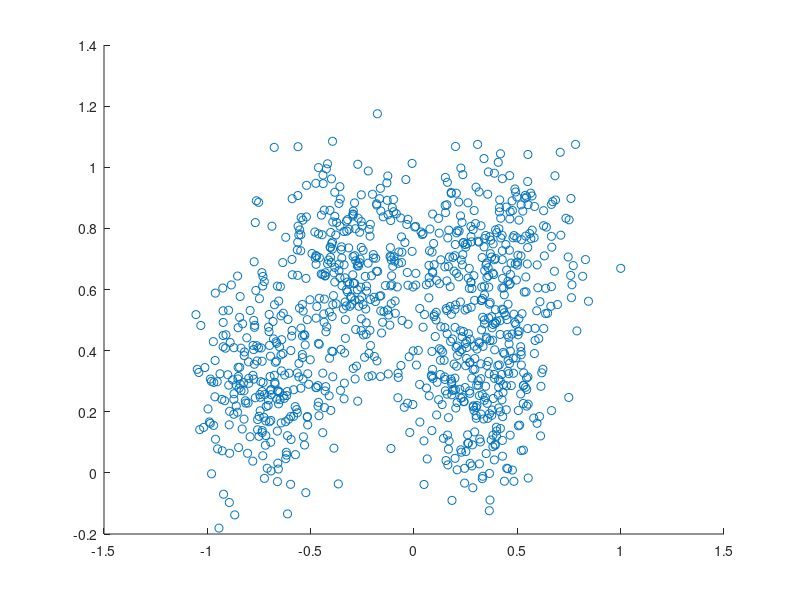

MATLAB code for this plot: (Note: this script raises an error after producing the figure.)
load ripley.mat
addpath('C:\Users\Aditya\Desktop\SVM_H02D3a\Exercises\Session1\svm')
addpath('C:\Users\Aditya\Desktop\SVM_H02D3a\Exercises\Session1\LSSVMlab')
addpath('C:\Users\Aditya\Desktop\SVM_H02D3a\Exercises\Session1\export_fig')

% data visualization
scatter((Xtest(:,1)), (Xtest(:,2)));
%%
X=Xtrain; Y=Ytrain; Xt=Xtest; Yt=Ytest;
% Linear model

type='c';

[gam ,sig2 , cost ] = tunelssvm ({ Xtrain , Ytrain , 'c', [], [],'lin_kernel'}, 'simplex', 'crossvalidatelssvm',{10, 'misclass'});
[alpha,b] = trainlssvm({Xt,Yt,type,gam,[],'lin_kernel'});

figure('Color',[1 1 1]);
%subplot(1,2,1);
plotlssvm({Xt,Yt,type,gam,[],'lin_kernel','preprocess'},{alpha,b});
%hold on;
[Yht, Ylin] = simlssvm({Xt,Yt,type,gam,[],'lin_kernel'}, {alpha,b}, X);

%export_fig('ripley_linear.pdf')
%%
%Polynomial model

type='c'; 

t = 1; 
degree = 5;

%Use tunnel to detect gam
[gam ,sig2 , cost ] = tunelssvm ({ Xtrain , Ytrain , 'c', [], [t; degree],'poly_kernel'}, 'simplex', 'crossvalidatelssvm',{10, 'misclass'});

disp('Polynomial kernel of degree 5'),

[alpha,b] = trainlssvm({Xtrain,Ytrain,type,gam,[t; degree],'poly_kernel'});
figure; 
plotlssvm({Xtrain,Ytrain,type,gam,[t; degree],'poly_kernel','preprocess'},{alpha,b});
[Yht, Zt] = simlssvm({Xtrain,Ytrain,type,gam,[t; degree],'poly_kernel'}, {alpha,b}, Xtest);

err = sum(Yht~=Ytest); 
fprintf('\n on test: #misclass = %d, error rate = %.2f%%\n', err, err/length(Ytest)*100)

%%
% RBF kernel tuning 
model_csa = {Xt, Yt, 'c', [], [], 'RBF_kernel', 'csa'};
[gam, sig2, cost] = tunelssvm(model_csa, 'simplex', 'crossvalidatelssvm', {10, 'misclass'});

[alpha,b] = trainlssvm({Xt,Yt,'c',gam,sig2,'RBF_kernel'});
[estYval, YRBF] = simlssvm({Xt,Yt,'c',gam,sig2,'RBF_kernel'}, {alpha,b}, X);
err = sum(estYval~=Y);
figure; 
plotlssvm({Xt,Yt,type,gam,sig2,'RBF_kernel','preprocess'},{alpha,b});

%%
% ROC curve
figure('Color',[1 1 1]);
roc(Ylin, Y);

figure('Color',[1 1 1]);
roc(Zt, Yt);

figure('Color',[1 1 1]);
roc(YRBF, Y);

export_fig('ripley_ROC.pdf')
